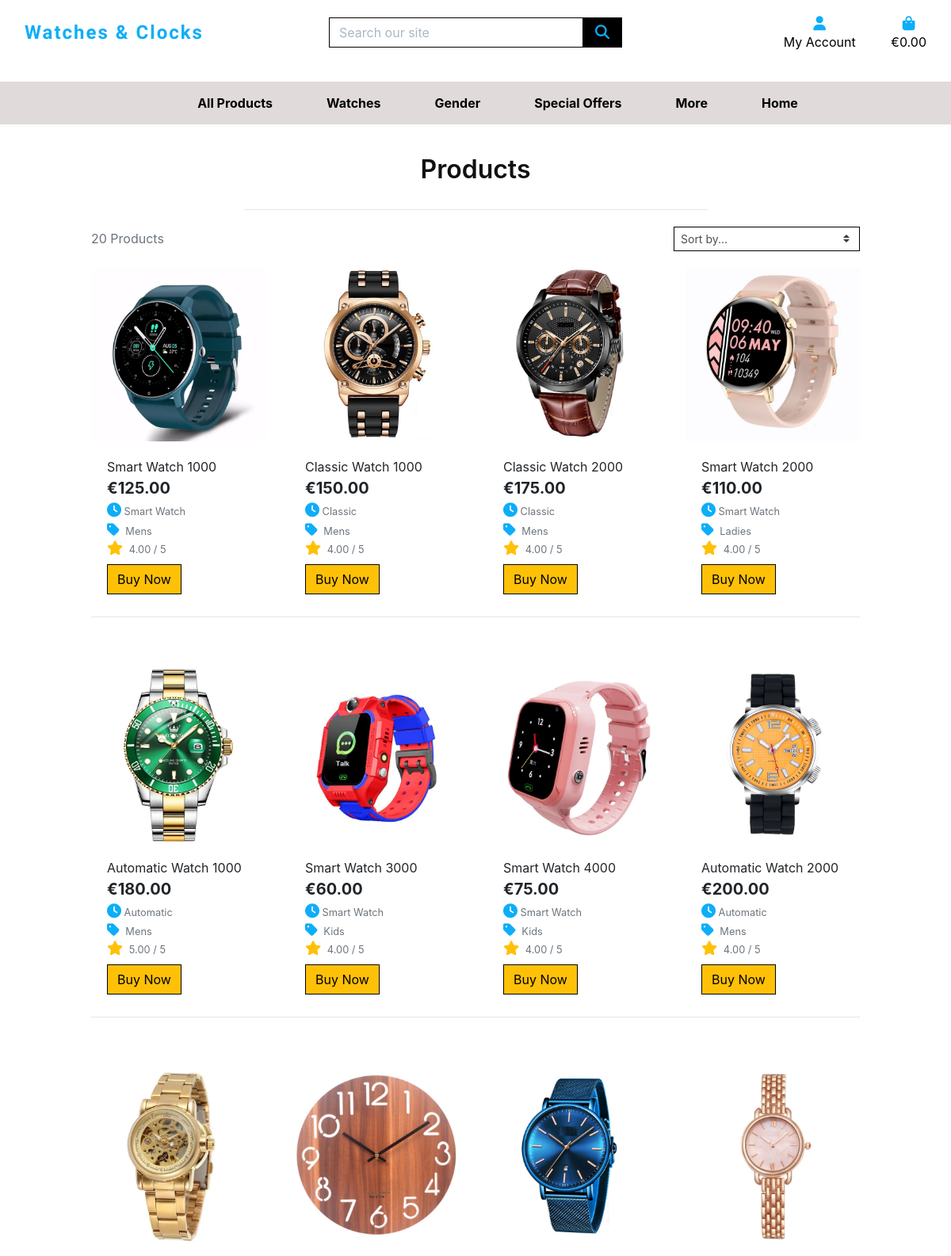
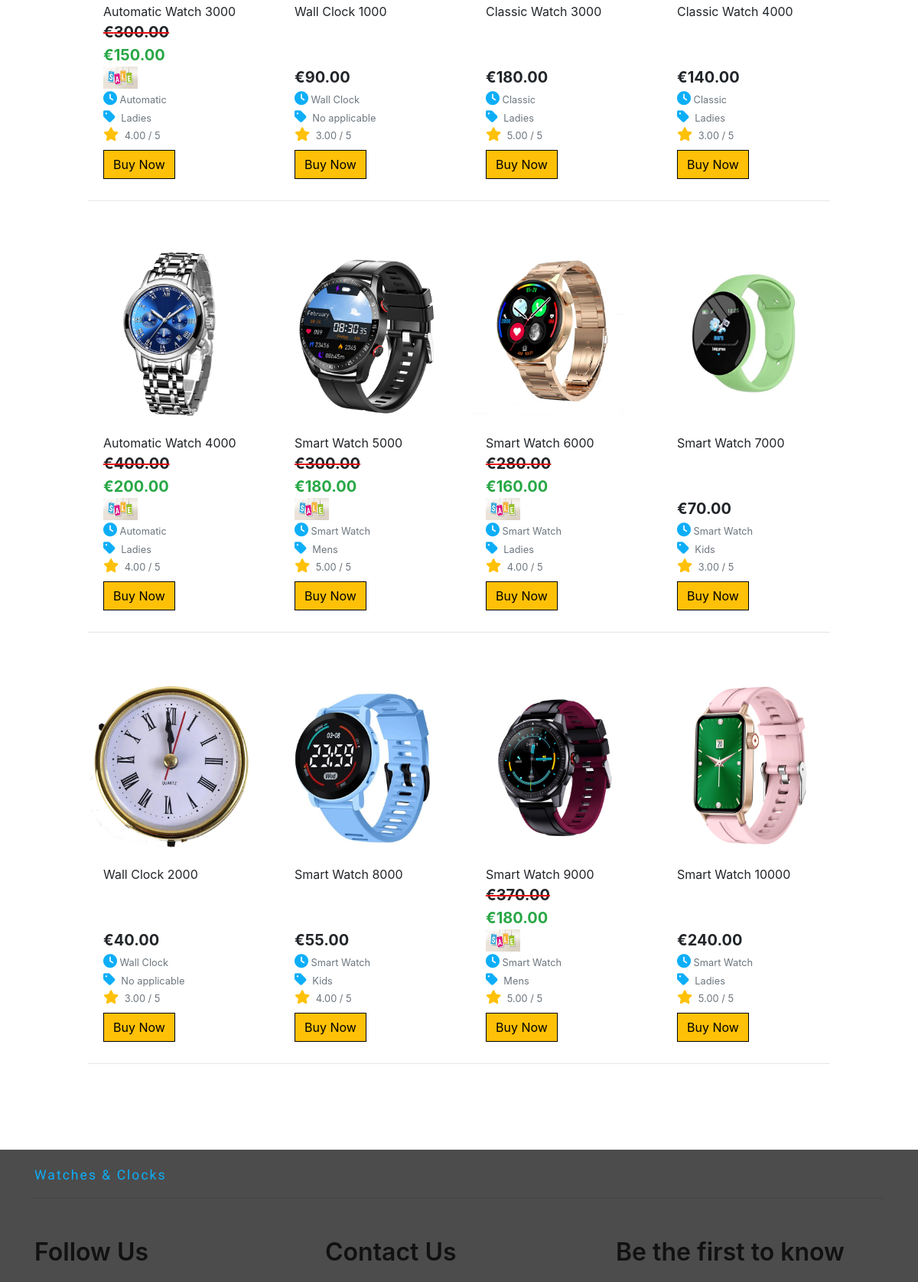
Screenshot of /products/ (upper part) with the database file from the repository (2 pictures, top to bottom).
### products/models.py (models this page shows, shortened)
class Product(models.Model):
    category = models.ForeignKey(
        'Category', null=True, blank=True, on_delete=models.SET_NULL)
    gender_category = models.ForeignKey(
        'Gender_category', null=True, blank=True, on_delete=models.SET_NULL)
    sku = models.CharField(max_length=254, null=True, blank=True)
    name = models.CharField(max_length=254)
    description = models.TextField()
    watch_details = models.TextField()
    features = models.TextField()
    has_sizes = models.BooleanField(default=False, null=True, blank=True)
    old_price = models.DecimalField(default=0,
        max_digits=6, decimal_places=2)
    price = models.DecimalField(
        max_digits=6, decimal_places=2)
    rating = models.DecimalField(
        max_digits=6, decimal_places=2, null=True, blank=True)
    image_url = models.URLField(max_length=1024, null=True, blank=True)
    image = models.ImageField(upload_to='products_images/', null=True, blank=True)
    product_status = models.ForeignKey(
        'Product_status', null=True, blank=True, on_delete=models.SET_NULL)
    featured = models.BooleanField(default=False)
    promotion = models.BooleanField(default=False)
    comming_soon = models.BooleanField(default=False)

class Category(models.Model):
    class Meta:
        verbose_name_plural = 'Categories'
    name = models.CharField(max_length=100)
    friendly_name = models.CharField(max_length=100, null=True, blank=True)

class Gender_category(models.Model):
    class Meta:
        verbose_name_plural = 'Gender Categories'
    name = models.CharField(max_length=100)
    friendly_name = models.CharField(max_length=100, null=True, blank=True)
    def __str__(self):
        return self.name

### products/views.py (the view, shortened to what this page needs)
# urls.py: path('', views.all_products, name='products'),
def all_products(request):
    products = Product.objects.all()
    query = None
    categories = None
    gender_categories = None
    product_status = None
    sort = None
    direction = None
    current_sorting = f'{sort}_{direction}'
    context = {
        'products': products,
        'search_term': query,
        'current_categories': categories,
        'current_sorting': current_sorting,
        'current_gender_category': gender_categories,
        'current_product_status': product_status,
    }
    return render(request, 'products/products.html', context)

### bag/contexts.py (called while the page is built, shortened)
def bag_contents(request):
    bag_items = []
    total = 0
    product_count = 0
    bag = request.session.get('bag', {})
    if total < settings.FREE_DELIVERY_THRESHOLD:
        delivery = total * Decimal(settings.STANDARD_DELIVERY_PERCENTAGE / 100)
        free_delivery_delta = settings.FREE_DELIVERY_THRESHOLD - total
    else:
        delivery = 0
        free_delivery_delta = 0
    grand_total = delivery + total
    context = {
        'bag_items': bag_items,
        'total': total,
        'product_count': product_count,
        'delivery': delivery,
        'free_delivery_delta': free_delivery_delta,
        'free_delivery_threshold': settings.FREE_DELIVERY_THRESHOLD,
        'grand_total': grand_total,
    }
    return context

### banners/context_processors.py (called while the page is built)
def banner_carousel(request):
    banners_carousel =  BannerCarousel.objects.filter(featured=True)
    context = {
        'banners_carousel': banners_carousel,
    }
    return context

def banner_bottom(request):
    home_banner_bottom = BannerBottom.objects.filter(featured=True)
    context = {
        'home_banner_bottom': home_banner_bottom,
    }
    return context

def banner_vertival(request):
    banner_vertival = BannerVerical.objects.filter(featured=True)
    context = {
        'banner_vertival': banner_vertival,
    }
    return context

### products/context_processors.py (called while the page is built)
def products_selected(request):
    products_selected = Product.objects.filter(featured=True)
    context = {
        'products_selected': products_selected,
    }
    return context

def products_promotion(request):
    products_promotion = Product.objects.filter(promotion=True)
    context = {
        'products_promotion': products_promotion,
    }
    return context

def comming_soon(request):
    comming_soon = Product.objects.filter(comming_soon=True)
    context = {
        'comming_soon': comming_soon,
    }
    return context

### reviews/context_processors.py (called while the page is built)
def service_reviews(request):
    service_reviews = Reviews.objects.filter(
        approved=True).order_by("-timestamp")
    context = {
        'service_reviews': service_reviews,
    }
    return context

### products/templates/products/products.html (shortened to what this page needs)
{% extends "base.html" %}
{% load static %}
{% block page_header %}
    <div class="container header-container">
    </div>
{% endblock %}
{% block content %}
<div class="overlay"></div>
<div class="container-fluid">
    {% include 'includes/product_type.html' %}
        <div class="row">
            <div class="product-container col-10 offset-1">
                <div class="row mt-1 mb-2">
                    <div class="col-12 col-md-6 my-auto order-md-last d-flex justify-content-center justify-content-md-end">
                        <div class="sort-select-wrapper w-50">
                            <select id="sort-selector" class="custom-select custom-select-sm rounded-0 border border-{% if current_sorting != 'None_None' %}info{% else %}black{% endif %}">
                                <option value="reset" {% if current_sorting == 'None_None' %}selected{% endif %}>Sort by...</option>
                            </select>
                        </div>
                    </div>
                    <div class="col-12 col-md-6 order-md-first">
                        <p class="text-muted mt-3 text-center text-md-left">
                            {{ products|length }} Products{% if search_term %} found for <strong>"{{ search_term }}"</strong>{% endif %}
                        </p>
                    </div>
                </div>
                <div class="row">
                    {% for product in products %}
                        <div class="col-sm-6 col-md-6 col-lg-4 col-xl-3">
                            <div class="card h-100 border-0">
                                {% if product.image %}
                                <a href="{% url 'product_detail' product.id %}">
                                    <img class="card-img-top img-fluid" src="{{ product.image.url }}" alt="{{ product.name }}">
                                </a>
                                {% else %}
                                <a href="{% url 'product_detail' product.id %}">
                                    <img class="card-img-top img-fluid" src="{{ MEDIA_URL }}noimage.png" alt="{{ product.name }}">
                                </a>
                                {% endif %}
                                <div class="card-body pb-0">
                                    <p class="mb-0">{{ product.name }}</p>
                                </div>
                                <div class="card-footer bg-white pt-0 border-0 text-left">
                                    <div class="row">
                                        <div class="col">
                                            {% if product.old_price %}
                                            <p class="lead mb-0 text-left font-weight-bold line-through">€{{ product.old_price }}</p>
                                            <p class="lead mb-0 text-left font-weight-bold text-success">€{{ product.price }}</p>
                                            <img class="w-25" src="{{ MEDIA_URL }}extras_images/watches_clocks_sales_banner_350.webp" alt="{{ product.name }} on sale - image">
                                            {% else %}
                                            <p class="lead mb-0 text-left font-weight-bold">€{{ product.price }}</p>
                                            {% endif %}
                                            {% if product.category %}
                                            <p class="small mt-1 mb-0">
                                                <a class="text-muted" href="{% url 'products' %}?category={{ product.category.name }}">
                                                    <i class="fa regular fa-clock interactive-color"></i> {{ product.category.friendly_name }}
                                                </a>
                                            </p>
                                            {% endif %}
                                            {% if product.gender_category %}
                                            <p class="small mt-1 mb-0">
                                                <a class="text-muted" href="{% url 'products' %}?gender_category={{ product.gender_category }}">
                                                    <i class="fas fa-tag mr-1 interactive-color"></i> {{ product.gender_category }}
                                                </a>
                                            </p>
                                            {% endif %}
                                            {% if product.rating %}
                                                <small class="text-muted"><i class="fas fa-star mr-1"></i> {{ product.rating }} / 5</small>
                                            {% else %}
                                                <small class="text-muted">No Rating</small>
                                            {% endif %}
                                            {% if product.comming_soon %}
                                            <div>
                                                <img class="w-75" src="{{ MEDIA_URL }}extras_images/watches_clocks_comming_soon_banner_350.webp" alt="{{ product.name }} Comming soon - image">
                                                <br>
                                                <a href="{% url 'product_detail' product.id %}" class="btn btn-outline-black rounded-0 mt-2 bg-orange">Discover More</a>
                                            </div>
                                            {% else %}
                                            <div>
                                                <a href="{% url 'product_detail' product.id %}" class="btn btn-outline-black rounded-0 mt-2 bg-warning">Buy Now</a>
                                            </div>
                                            {% endif %}
                                        </div>
                                    </div>
                                </div>
                            </div>
                        </div>
                        {% if forloop.counter|divisibleby:4 %}
                            <div class="col-12 d-none d-xl-block mb-5">
                                <hr>
                            </div>
                        {% endif %}
                    {% endfor %}
                </div>
            </div>
        </div>
    </div>
{% endblock %}

### static/css/main.css (style rules this page uses)
* { -webkit-transition: all ease 0.2s; text-decoration: none !important; -o-transition: all ease 0.2s; -webkit-transition: all ease 0.3s; -moz-transition: all ease 0.3s; -o-transition: all ease 0.3s; transition: all ease0.3s; }
body { height: 100%; padding: 0; margin: 0; }
:root { --iterative-color: rgb(13, 174, 248); --overlay-black: rgba(0, 0, 0, 0.7); --fully-black: rgb(17, 17, 17); --light-grey: rgb(224, 218, 218); --white: rgb(255, 255, 255); --orange: rgb(236, 170, 115); --red: rgb(228, 15, 15); --text-white: rgb(250, 235, 215); --text-grey: rgb(153, 150, 145); --text-black: rgba(17, 17, 17); }
i { font-size: 18px !important; }
.fa-star { color: #ffc107; }
.line-through { text-decoration: line-through !important; text-decoration-color: var(--red) !important; }
.interactive-color { color: var(--iterative-color) !important; }
.btn-outline-black { background: white; color: black !important; border: 1px solid black; }
.border-black { border: 1px solid black !important; }
.overlay { height: 100%; width: 100%; top: 0; left: 0; position: fixed; background: white; z-index: -1; }
@media (min-width: 992px) { .header-container { padding-top: 164px; } }

### rows the page displays
Product: image (picture), name "Smart Watch 1000", price "125.00", category.friendly_name "Smart Watch", gender_category "Mens", rating "4.00", comming_soon "Buy Now"
Product: image (picture), name "Classic Watch 1000", price "150.00", category.friendly_name "Classic", gender_category "Mens", rating "4.00", comming_soon "Buy Now"
Product: image (picture), name "Classic Watch 2000", price "175.00", category.friendly_name "Classic", gender_category "Mens", rating "4.00", comming_soon "Buy Now"
Product: image (picture), name "Smart Watch 2000", price "110.00", category.friendly_name "Smart Watch", gender_category "Ladies", rating "4.00", comming_soon "Buy Now"
Product: image (picture), name "Automatic Watch 1000", price "180.00", category.friendly_name "Automatic", gender_category "Mens", rating "5.00", comming_soon "Buy Now"
Product: image (picture), name "Smart Watch 3000", price "60.00", category.friendly_name "Smart Watch", gender_category "Kids", rating "4.00", comming_soon "Buy Now"
Product: image (picture), name "Smart Watch 4000", price "75.00", category.friendly_name "Smart Watch", gender_category "Kids", rating "4.00", comming_soon "Buy Now"
Product: image (picture), name "Automatic Watch 2000", price "200.00", category.friendly_name "Automatic", gender_category "Mens", rating "4.00", comming_soon "Buy Now"
Product: image (picture), name "Automatic Watch 3000", old_price "300.00", price "150.00", category.friendly_name "Automatic", gender_category "Ladies", rating "4.00", comming_soon "Buy Now"
Product: image (picture), name "Wall Clock 1000", price "90.00", category.friendly_name "Wall Clock", gender_category "No applicable", rating "3.00", comming_soon "Buy Now"
Product: image (picture), name "Classic Watch 3000", price "180.00", category.friendly_name "Classic", gender_category "Ladies", rating "5.00", comming_soon "Buy Now"
Product: image (picture), name "Classic Watch 4000", price "140.00", category.friendly_name "Classic", gender_category "Ladies", rating "3.00", comming_soon "Buy Now"
Product: image (picture), name "Automatic Watch 4000", old_price "400.00", price "200.00", category.friendly_name "Automatic", gender_category "Ladies", rating "4.00", comming_soon "Buy Now"
Product: image (picture), name "Smart Watch 5000", old_price "300.00", price "180.00", category.friendly_name "Smart Watch", gender_category "Mens", rating "5.00", comming_soon "Buy Now"
Product: image (picture), name "Smart Watch 6000", old_price "280.00", price "160.00", category.friendly_name "Smart Watch", gender_category "Ladies", rating "4.00", comming_soon "Buy Now"
Product: image (picture), name "Smart Watch 7000", price "70.00", category.friendly_name "Smart Watch", gender_category "Kids", rating "3.00", comming_soon "Buy Now"
Product: image (picture), name "Wall Clock 2000", price "40.00", category.friendly_name "Wall Clock", gender_category "No applicable", rating "3.00", comming_soon "Buy Now"
Product: image (picture), name "Smart Watch 8000", price "55.00", category.friendly_name "Smart Watch", gender_category "Kids", rating "4.00", comming_soon "Buy Now"
Product: image (picture), name "Smart Watch 9000", old_price "370.00", price "180.00", category.friendly_name "Smart Watch", gender_category "Mens", rating "5.00", comming_soon "Buy Now"
Product: image (picture), name "Smart Watch 10000", price "240.00", category.friendly_name "Smart Watch", gender_category "Ladies", rating "5.00", comming_soon "Buy Now"

### other values shown
{{ products|length }} "20"
